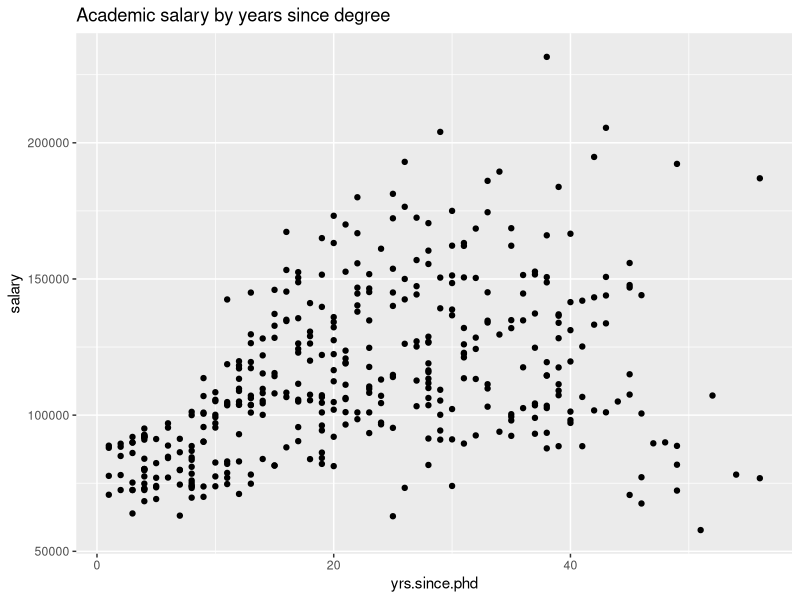
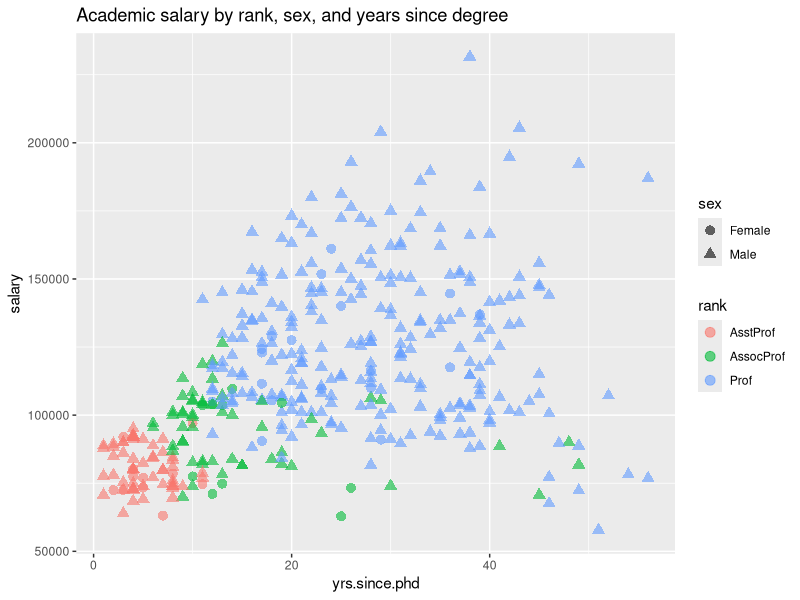
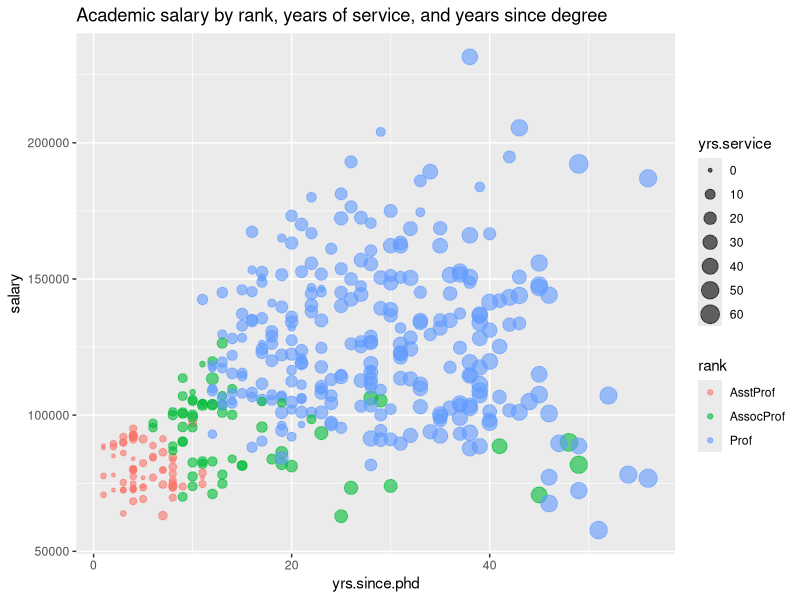
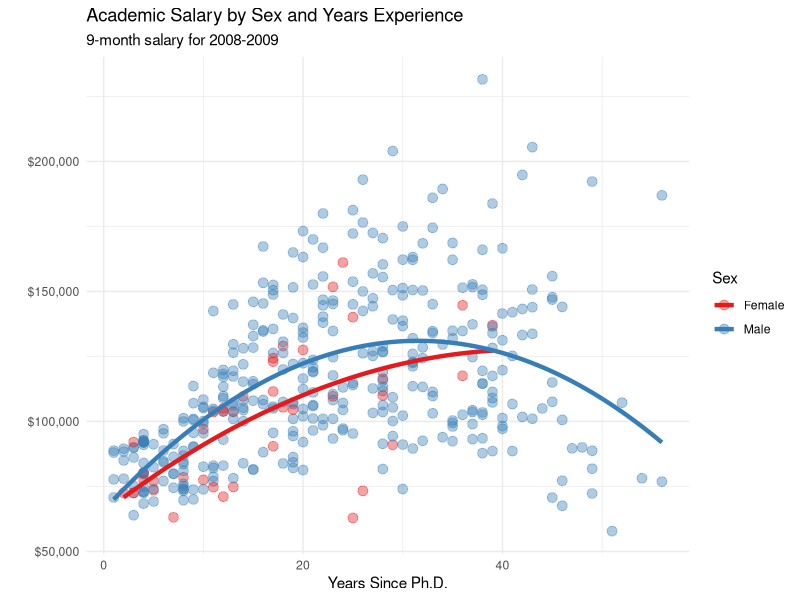
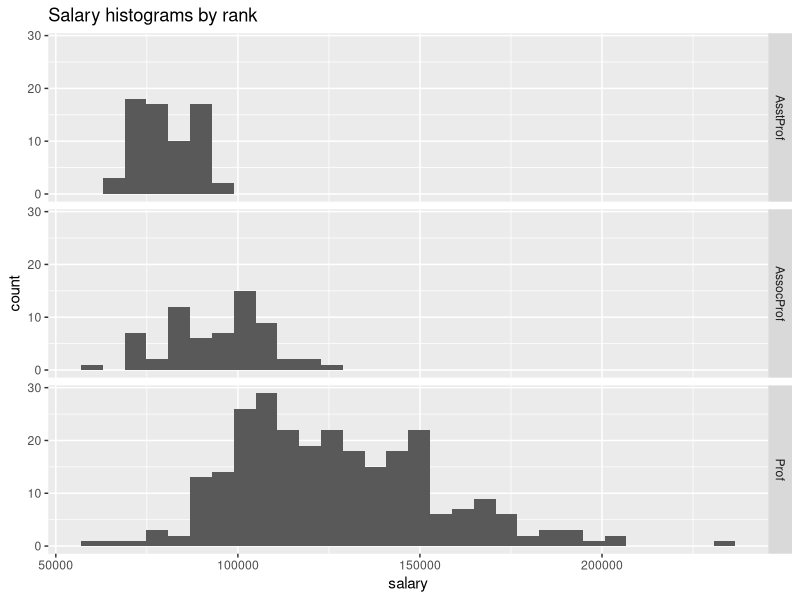
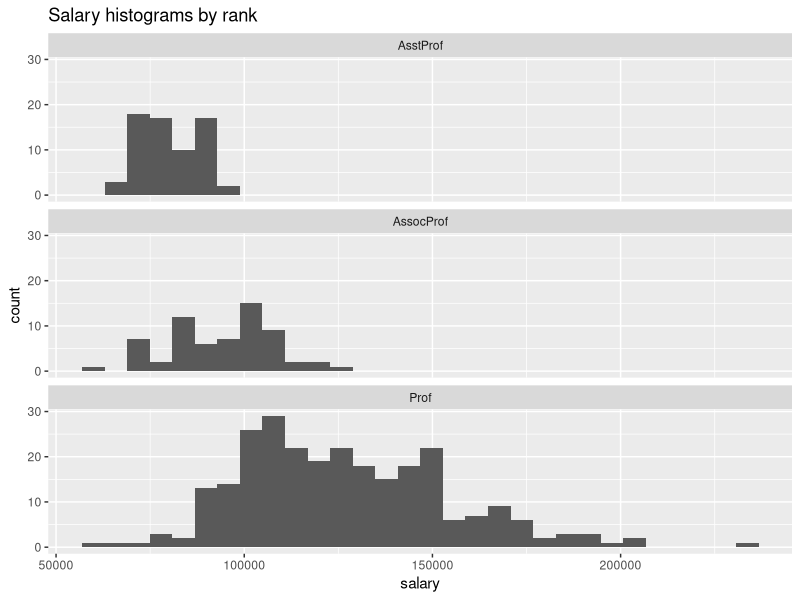

Write R code to recreate these figures, in order. (Note: this script raises an error after producing the figures.)
## ---- chunk 1
knitr::opts_chunk$set(echo = TRUE)
## ---- chunk 2
library(ggplot2)
data(Salaries, package = "carData")

# plot experience vs. salary
ggplot(
  Salaries,
  aes(x = yrs.since.phd, y = salary)
) +
  geom_point() +
  labs(title = "Academic salary by years since degree")
## ---- chunk 3
# plot experience vs. salary
# (color represents rank, shape represents sex)
ggplot(Salaries, aes(
  x = yrs.since.phd,
  y = salary,
  color = rank,
  shape = sex
)) +
  geom_point(size = 3, alpha = .6) +
  labs(title = "Academic salary by rank, sex, and years since degree")
## ---- chunk 4
library(ggplot2)
data(Salaries, package = "carData")

# plot experience vs. salary
# (color represents rank and size represents service)
# write your answer here
ggplot(Salaries, aes(
  x = yrs.since.phd,
  y = salary,
  color = rank,
  size = yrs.service
)) +
  geom_point(alpha = .6) +
  labs(title = "Academic salary by rank, years of service, and years since degree")
## ---- chunk 5
# plot experience vs. salary with
# fit lines (color represents sex)
ggplot(
  Salaries,
  aes(
    x = yrs.since.phd,
    y = salary,
    color = sex
  )
) +
  geom_point(
    alpha = .4,
    size = 3
  ) +
  geom_smooth(
    se = FALSE,
    method = "lm",
    formula = y ~ poly(x, 2),
    linewidth = 1.5
  ) +
  labs(
    x = "Years Since Ph.D.",
    title = "Academic Salary by Sex and Years Experience",
    subtitle = "9-month salary for 2008-2009",
    y = "",
    color = "Sex"
  ) +
  scale_y_continuous(label = scales::dollar) +
  scale_color_brewer(palette = "Set1") +
  theme_minimal()
## ---- chunk 6
# plot salary histograms by rank
ggplot(Salaries, aes(x = salary)) +
  geom_histogram() +
  facet_grid(rank ~ .) +
  labs(title = "Salary histograms by rank")
## ---- chunk 7
# plot salary histograms by rank
ggplot(Salaries, aes(x = salary)) +
  geom_histogram() +
  facet_wrap(~rank, ncol = 1) +
  labs(title = "Salary histograms by rank")
## ---- chunk 8
knitr::include_graphics("position-facets.png")
## ---- chunk 9
# plot salary histograms by rank and sex
# write your answer here
ggplot(Salaries, aes(x = salary)) +
  geom_histogram() +
  facet_grid(rank ~ sex) +
  labs(title = "Salary histograms by rank and sex")
## ---- chunk 10
# plot salary by years of experience by sex and discipline
ggplot(
  Salaries,
  aes(x = yrs.since.phd, y = salary, color = sex)
) +
  geom_point() +
  geom_smooth(
    method = "lm",
    se = FALSE
  ) +
  facet_wrap(~discipline,
    ncol = 1
  )
## ---- chunk 11
# plot salary by years of experience by sex and discipline
ggplot(Salaries, aes(
  x = yrs.since.phd,
  y = salary,
  color = sex
)) +
  geom_point(
    size = 2,
    alpha = .5
  ) +
  geom_smooth(
    method = "lm",
    se = FALSE,
    linewidth = 1.5
  ) +
  facet_wrap(
    ~ factor(discipline,
      labels = c("Theoretical", "Applied")
    ),
    ncol = 1
  ) +
  scale_y_continuous(labels = scales::dollar) +
  theme_minimal() +
  scale_color_brewer(palette = "Set1") +
  labs(
    title = paste0(
      "Relationship of salary and years ",
      "since degree by sex and discipline"
    ),
    subtitle = "9-month salary for 2008-2009",
    color = "Gender",
    x = "Years since Ph.D.",
    y = "Academic Salary"
  )
## ---- chunk 12
# plot life expectancy by year separately
# for each country in the Americas
data(gapminder, package = "gapminder")

# Select the Americas data
plotdata <- dplyr::filter(
  gapminder,
  continent == "Americas"
)

# plot life expectancy by year, for each country
ggplot(plotdata, aes(x = year, y = lifeExp)) +
  geom_line(color = "grey") +
  geom_point(color = "blue") +
  facet_wrap(~country) +
  theme_minimal(base_size = 9) +
  theme(axis.text.x = element_text(
    angle = 45,
    hjust = 1
  )) +
  labs(
    title = "Changes in Life Expectancy",
    x = "Year",
    y = "Life Expectancy"
  )
## ---- chunk 13
# Data: numeric variables of the native mtcars dataset
data <- mtcars[, c(1, 3:6)]

# Plot
plot(data, pch = 20, cex = 1, col = "#69b3a2")
## ---- chunk 14
# install.packages("GGally")
library(GGally)


data <- data.frame(
  var1 = 1:100 + rnorm(100, sd = 20),
  var2 = 1:100 + rnorm(100, sd = 27),
  var3 = rep(1, 100) + rnorm(100, sd = 1)
)
data$var4 <- data$var1**2
data$var5 <- -(data$var1**2)

p <- ggpairs(data, title = "correlogram with ggpairs()")
p
## ---- chunk 15
library(GGally)

data <- data.frame(
  var1 = 1:100 + rnorm(100, sd = 20),
  var2 = 1:100 + rnorm(100, sd = 27),
  var3 = rep(1, 100) + rnorm(100, sd = 1)
)
data$var4 <- data$var1**2
data$var5 <- -(data$var1**2)

ggcorr(data)
## ---- chunk 16
library(GGally)
library(ggplot2)

ggpairs(iris)
## ---- chunk 17
# write your code here to draw plot(1,1) of ggpairs;
ggplot(iris, aes(x = Sepal.Length)) +
  geom_density()

# write your code here to draw plot(2,1) of ggpairs;
ggplot(iris, aes(y = Sepal.Width, x = Sepal.Length)) +
  geom_point()
## ---- chunk 18
ggpairs(iris, mapping = aes(col = Species))

ggpairs(iris, mapping = aes(col = Species), columns = 1:4)

ggpairs(iris, mapping = aes(col = Species), columns = 1:4, upper = list(continuous = "points"))

ggpairs(iris, mapping = aes(col = Species), columns = 1:4, upper = list(continuous = "points"), legend = 1)

ggpairs(iris, mapping = aes(col = Species), columns = 1:4, upper = list(continuous = "points"), legend = 2, progress = F)
## ---- chunk 19
# loading package
library(GGally)

# Data set is provided by R natively
data <- iris

# Plot
ggparcoord(data, columns = 1:4, groupColumn = 5)

# Why groupColumn = 5?
## ---- chunk 20
# Loading packages
# install.packages("viridis")
library(GGally)
library(viridis)

# Data set is provided by R natively
data <- iris

# Plot
ggparcoord(data,
  columns = 1:4,
  groupColumn = 5,
  order = "anyClass",
  showPoints = TRUE,
  title = "Parallel Coordinate Plot for the Iris Data",
  alphaLines = 0.3
) +
  scale_color_viridis(discrete = TRUE) +
  theme_minimal()
## ---- chunk 21
# Libraries
library(GGally)
library(dplyr)

# Data set is provided by R natively
data <- iris

data <- data %>% arrange(desc(Species))

# Plot
ggparcoord(data,
  columns = 1:4,
  groupColumn = 5,
  order = "anyClass",
  showPoints = TRUE,
  title = "",
  alphaLines = 1
) +
  scale_color_manual(values = c("setosa" = "#69b3a2", "versicolor" = "#E8E8E8", "virginica" = "#E8E8E8")) +
  theme(
    legend.position = "top",
    plot.title = element_text(size = 10)
  ) +
  xlab("")

# modify above code to highlight the line of setosa in green
## ---- chunk 22
library(scales)
mycolor1 <- brewer_pal(type = "seq", palette = "Set2")(nlevels(iris$Species))
mycolor2 <- viridis_pal()(9)
show_col(mycolor1)


show_col(viridis_pal()(9))

show_col(hue_pal()(16))


library(RColorBrewer)
display.brewer.all()
